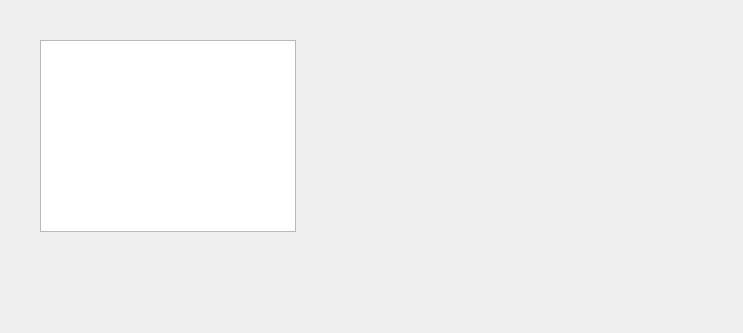
<?xml version="1.0" encoding="UTF-8"?>
<ui version="4.0">
 <class>managerWindow</class>
 <widget class="QDialog" name="managerWindow">
  <property name="geometry">
   <rect>
    <x>0</x>
    <y>0</y>
    <width>743</width>
    <height>333</height>
   </rect>
  </property>
  <property name="windowTitle">
   <string>Dialog</string>
  </property>
  <widget class="QTableWidget" name="tableWidget">
   <property name="geometry">
    <rect>
     <x>40</x>
     <y>40</y>
     <width>256</width>
     <height>192</height>
    </rect>
   </property>
  </widget>
 </widget>
 <resources/>
 <connections/>
</ui>
